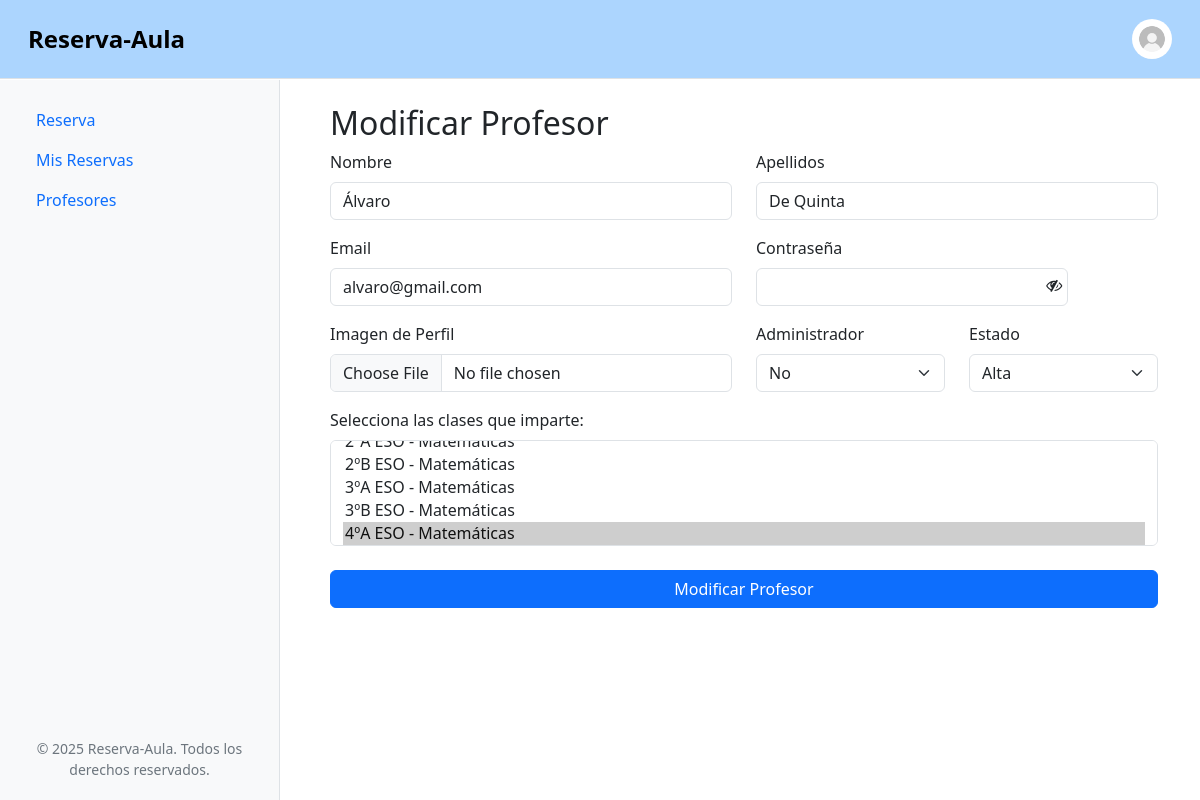
The app's page /editar-profesor.php?id=4 (signed in) with its own data.
### tables this page shows
CREATE TABLE Profesores (
    IdProfesor INT AUTO_INCREMENT,
    Nombre VARCHAR(50) NOT NULL,
    Apellidos VARCHAR(50) NOT NULL,
    Email VARCHAR(50) UNIQUE NOT NULL,
    Passwd VARCHAR(255) NOT NULL,
    EsAdmin BOOLEAN NOT NULL DEFAULT FALSE,
    EsAlta BOOLEAN NOT NULL DEFAULT TRUE,
    ImgPerfilURL VARCHAR(255),
    PRIMARY KEY (IdProfesor)
);

### src/includes/funciones.php (called while the page is built, shortened)
<?php
function obtenerProfesor($conexion, $idProfesor)
{
    $idProfesor = (int)$idProfesor;
    $consulta = "SELECT * FROM Profesores WHERE IdProfesor = $idProfesor";
    $resultado = mysqli_query($conexion, $consulta);
    if ($resultado && mysqli_num_rows($resultado) == 1) {
        $profesor = mysqli_fetch_assoc($resultado);
    } else {
        $profesor = null;
    }
    return $profesor;
}
function obtenerCursosAsignaturas($conexion)
{
    $consulta = "SELECT ca.IdCurso,
                    c.Nombre AS NombreCurso,
                    ca.IdAsignatura,
                    a.Nombre AS NombreAsignatura
                FROM Curso_Asignatura ca
                JOIN Cursos c ON ca.IdCurso = c.IdCurso
                JOIN Asignaturas a ON ca.IdAsignatura = a.IdAsignatura;
                ";
    $resultado = mysqli_query($conexion, $consulta);
    $cusrosAsignaturas = array();
    if ($resultado && mysqli_num_rows($resultado) >= 1) {
        while ($fila = mysqli_fetch_assoc($resultado)) {
            $cusrosAsignaturas[] = $fila;
        }
    }
    return $cusrosAsignaturas;
}
function obtenerCursoAsignaturaDelProfesor($conexion, $idProfesor)
{
    $consulta = "SELECT IdCurso, IdAsignatura
            FROM Profesor_Curso_Asignatura
            WHERE IdProfesor = " . (int)$idProfesor;
    $resultado = mysqli_query($conexion, $consulta);
    if (mysqli_num_rows($resultado) > 0) {
        $asignaturasProfesor = [];
        while ($fila = mysqli_fetch_assoc($resultado)) {
            $asignaturasProfesor[] = $fila['IdCurso'] . "-" . $fila['IdAsignatura'];
        }
        return $asignaturasProfesor;
    } else {
        return [];
    }
}

### src/editar-profesor.php (the view, shortened to what this page needs)
<?php
require_once 'includes/header.php';
$idProfesor = $_GET['id'];
$profesor = obtenerProfesor($db, $idProfesor);
?>
<h2>Modificar Profesor</h2>
<div class="form-container">
    <form action="./acciones/procesar-editar-profesor.php" method="POST" enctype="multipart/form-data">
        <div class="row mb-3">
            <div class="col-md-6">
                <label for="nombre" class="form-label">Nombre</label>
                <input type="text" class="form-control" id="nombre" name="nombre"
                    pattern="^[A-Za-zÁÉÍÓÚáéíóúÑñ\s]{2,50}$"
                    title="Solo letras y espacios. Mínimo 2 y máximo 50 caracteres."
                    value="<?php echo htmlspecialchars($profesor['Nombre']); ?>" required>
            </div>
            <div class="col-md-6">
                <label for="apellidos" class="form-label">Apellidos</label>
                <input type="text" class="form-control" id="apellidos" name="apellidos"
                    pattern="^[A-Za-zÁÉÍÓÚáéíóúÑñ\s]{2,50}$"
                    title="Solo letras y espacios. Mínimo 2 y máximo 50 caracteres."
                    value="<?php echo htmlspecialchars($profesor['Apellidos']); ?>" required>
            </div>
        </div>
        <div class="row mb-3">
            <div class="col-md-6">
                <label for="email" class="form-label">Email</label>
                <input type="email" class="form-control" id="email" name="email"
                    pattern="^[a-zA-Z0-9._%+-]+@[a-zA-Z0-9.-]+\.[a-zA-Z]{2,}$"
                    title="Debe ser un email válido (ejemplo@dominio.com)."
                    value="<?php echo htmlspecialchars($profesor['Email']); ?>" required>
            </div>
            <div class="col-md-6">
                <label for="passwd" class="form-label">Contraseña</label>
                <div class="passContainer">
                    <input type="password" class="form-control" id="passwd" name="passwd"
                        pattern="^(?=.*[a-z])(?=.*[A-Z])(?=.*\d)(?=.*[@$!%*?&])[A-Za-z\d@$!%*?&]{8,}$"
                        title="Mínimo 8 caracteres, al menos una mayúscula, una minúscula, un número y un carácter especial.">
                    <i class="fa fa-eye-slash" aria-hidden="true"></i>
                </div>
            </div>
        </div>
        <div class="row mb-3">
            <div class="col-md-6">
                <label for="imgPerfil" class="form-label">Imagen de Perfil</label>
                <input type="file" class="form-control" id="imgPerfil" name="imgPerfil"
                    accept="image/png, image/jpeg, image/jpg">
            </div>
            <div class="col-md-3">
                <label class="form-label">Administrador</label>
                <select class="form-select" id="esAdmin" name="esAdmin">
                    <option value="0" <?php if(!$profesor['EsAdmin']) echo "selected" ?>>No</option>
                </select>
            </div>
            <div class="col-md-3">
                <label class="form-label">Estado</label>
                <select class="form-select" id="esAlta" name="esAlta">
                    <option value="1" <?php if($profesor['EsAlta']) echo "selected" ?>>Alta</option>
                </select>
            </div>
        </div>
        <?php
        $cursosAsignaturas = obtenerCursosAsignaturas($db);
        $asignaturaPropias = obtenerCursoAsignaturaDelProfesor($db, $idProfesor);
        ?>
        <div>
            <label  class="form-label" for="clases">Selecciona las clases que imparte:</label>
            <select id="clases" name="clases[]" class="form-select" multiple="multiple">
            <?php
            foreach ($cursosAsignaturas as $linea) {
                $valor = $linea['IdCurso'] . "-" . $linea['IdAsignatura'];
                $selected = in_array($valor, $asignaturaPropias) ? "selected" : "";
                echo "<option value='$valor' $selected>$linea[NombreCurso] - $linea[NombreAsignatura]</option>";
            }
        ?>
            </select>
        </div>
        <button type="submit" class="btn btn-primary w-100 mt-4">Modificar Profesor</button>
    </form>
</div>
<?php require_once 'includes/footer.php'; ?>

### src/assets/css/style.css (style rules this page uses)
div.passContainer { position: absolute; width: 492px; }
i.fa { position: relative; top: -33px; left: 93%; }
@media (max-width: 1200.00px) { div.passContainer { max-width: 312px; } }
@media (max-width: 1400.00px) { div.passContainer { width: 402px; } }

### records on screen
profesores: nombre "Álvaro", apellidos "De Quinta", email "alvaro@gmail.com", esAdmin "No", esAlta "Alta"

### other values on screen
form field value "2ºB ESO - Matemáticas / 3ºA ESO - Matemáticas / 3ºB ESO - Matemáticas / 4ºA ESO - Matemáticas ☑"
